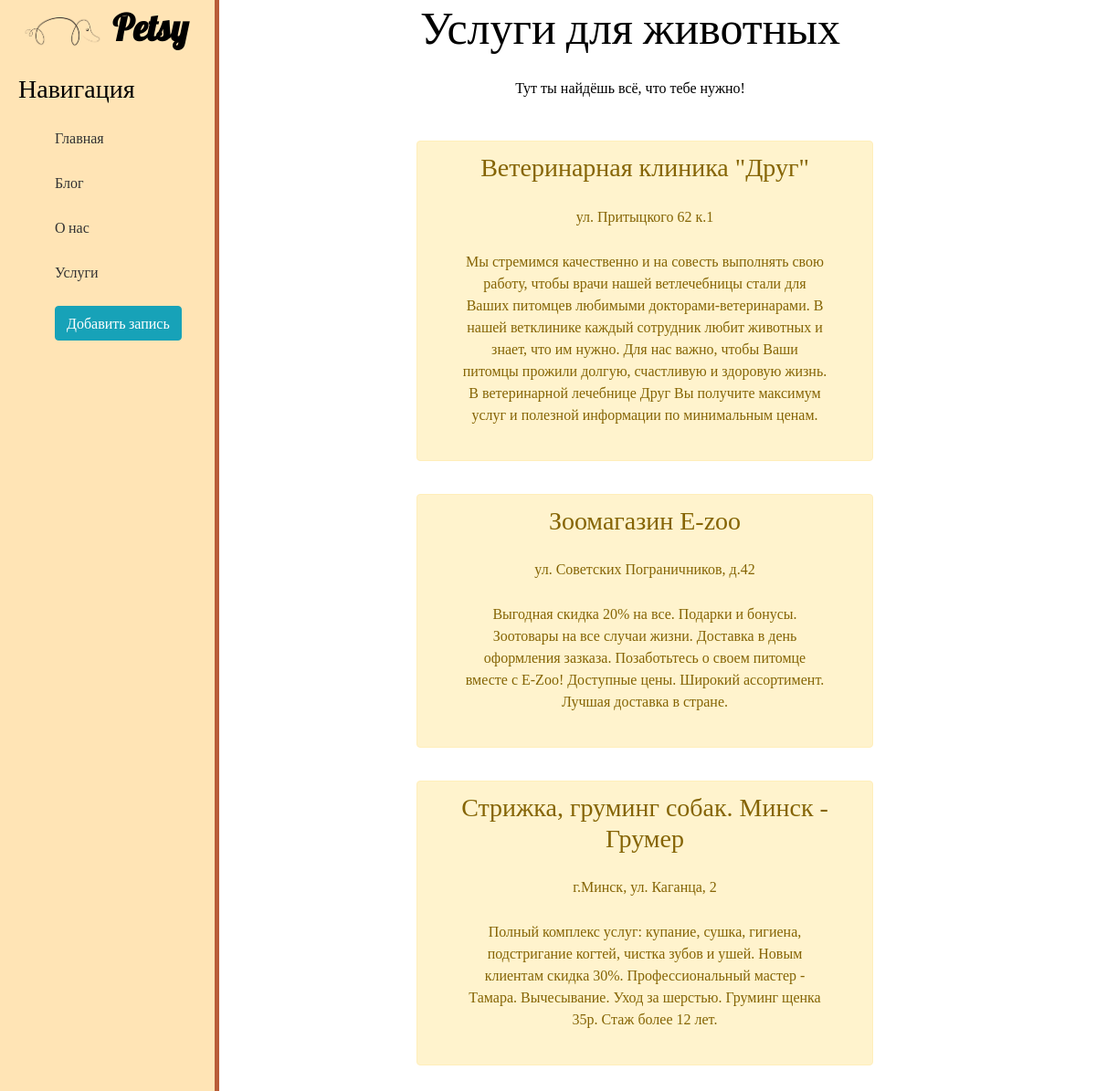
The app's page /blog/shops with its own data.
### blog/models.py (models this page shows, shortened)
class Shop(models.Model):
    shop_name = models.CharField('Название', max_length=250)
    address = models.CharField('Адрес', max_length=250)
    description = models.TextField('Описание услуг')
    class Meta:
        verbose_name = 'Услуга'
        verbose_name_plural = 'Услуги'

### blog/views.py (the view)
# urls.py: path('shops', views.shops, name='shops'),
def shops(request):
    shop_info = Shop.objects.order_by('shop_name')
    return render(request, 'blog/shops.html', {'shop_info': shop_info})

### blog/templates/blog/shops.html (shortened to what this page needs)
{% extends 'main/layout.html' %}
{% block content %}
    <div class="features">
        <h1>Услуги для животных</h1>
        <p>Тут ты найдёшь всё, что тебе нужно!</p>
        {% if shop_info %}
            {% for el in shop_info %}
                <div class="alert alert-warning">
                    <h3>{{ el.shop_name }}</h3>
                    <p>{{ el.address }}</p>
                    <p>{{ el.description }}</p>
                </div>
            {% endfor %}
        {% else %}
            <p>На сайте пока не зарегистрированы магазины :(</p>
        {% endif %}
    </div>
{% endblock %}

### main/static/main/css/main.css (style rules this page uses)
body { background: #FFEEDB; color: #000000; }
main .features { font-family: 'Rajdhani'; float: left; color: #000000; margin-top 100px; text-align: center; width: 75% }
main .features h1 { font-size: 50px; font-family: 'Lobster'; }
main .features p { max-width: 400px; margin: 25px auto }
.alert-warning { background: #FFD8CC; float: left; clear: both; width: 500px; margin: 20px 24%; text-align: center; }

### records on screen
Shop: shop_name "Ветеринарная клиника \"Друг\"", address "ул. Притыцкого 62 к.1", description "Мы стремимся качественно и на совесть выполнять свою работу, чтобы врачи нашей ветлечебницы стали для Ваших питомцев любимыми докторами-ветеринарами. В нашей ветклинике каждый сотрудник любит животных и знает, что им нужно. Для нас важно, чтобы Ваши питомцы прожили долгую, счастливую и здоровую жизнь. В ветеринарной лечебнице Друг Вы получите максимум услуг и полезной информации по минимальным ценам."
Shop: shop_name "Зоомагазин E-zoo", address "ул. Советских Пограничников, д.42", description "Выгодная скидка 20% на все. Подарки и бонусы. Зоотовары на все случаи жизни. Доставка в день оформления зазказа. Позаботьтесь о своем питомце вместе с E-Zoo! Доступные цены. Широкий ассортимент. Лучшая доставка в стране."
Shop: shop_name "Стрижка, груминг собак. Минск - Грумер", address "г.Минск, ул. Каганца, 2", description "Полный комплекс услуг: купание, сушка, гигиена, подстригание когтей, чистка зубов и ушей. Новым клиентам скидка 30%. Профессиональный мастер - Тамара. Вычесывание. Уход за шерстью. Груминг щенка 35р. Стаж более 12 лет."
